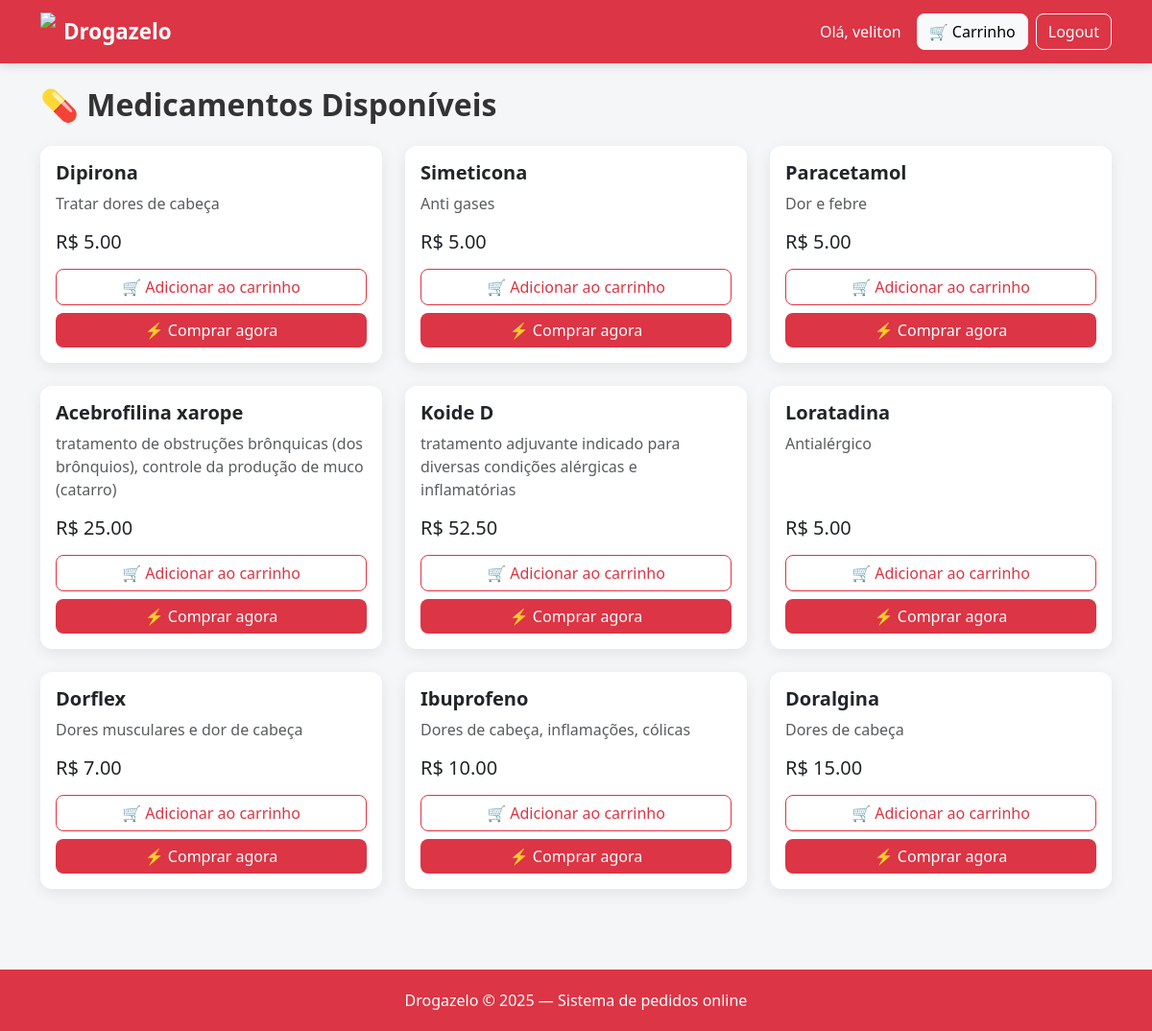
/ (signed in), run on the app's committed database.
### produtos/models.py (models this page shows, shortened)
class Produto(models.Model):
    nome = models.CharField(max_length=100)
    descricao = models.TextField()
    preco = models.DecimalField(max_digits=8, decimal_places=2)
    estoque = models.IntegerField()

### produtos/views.py (the view)
# urls.py: path('', lista_produtos, name='lista_produtos'),
def lista_produtos(request):
    produtos = Produto.objects.all()
    return render(request, 'produtos/lista.html', {
        'produtos': produtos
    })

### templates/produtos/lista.html
{% extends 'base.html' %}
{% block conteudo %}
<h2 class="mb-4">💊 Medicamentos Disponíveis</h2>
<div class="row">
{% for produto in produtos %}
    <div class="col-md-4 mb-4">
        <div class="card h-100">
            <div class="card-body d-flex flex-column">
                <h5 class="card-title">{{ produto.nome }}</h5>
                <p class="card-text text-muted">{{ produto.descricao }}</p>
                <h5 class="mt-auto mb-3">R$ {{ produto.preco }}</h5>
                {% if user.is_authenticated %}
                <div class="d-grid gap-2">
                    <a href="{% url 'carrinho:adicionar' produto.id %}" class="btn btn-outline-danger">
                        🛒 Adicionar ao carrinho
                    </a>
                    <a href="{% url 'carrinho:comprar' produto.id %}" class="btn btn-danger">
                        ⚡ Comprar agora
                    </a>
                </div>
                {% else %}
                    <a href="{% url 'usuarios:login' %}" class="btn btn-secondary mt-2">
                        Faça login para comprar
                    </a>
                {% endif %}
            </div>
        </div>
    </div>
{% endfor %}
</div>
{% endblock %}

### templates/base.html (shortened to what this page needs)
{% load static %}
<!DOCTYPE html>
<html lang="pt-br">
<head>
    <link href="https://cdn.jsdelivr.net/npm/bootstrap@5.3.2/dist/css/bootstrap.min.css" rel="stylesheet">
    <link rel="stylesheet" href="{% static 'css/style.css' %}">
</head>
<body>
<nav class="navbar navbar-expand-lg navbar-dark bg-danger">
  <div class="container">
    <a class="navbar-brand d-flex align-items-center" href="/">
        <img src="{% static 'images/logo.png' %}" height="40" class="me-2">
        Drogazelo
    </a>
    <div class="d-flex align-items-center gap-2">
      {% if user.is_authenticated %}
        <span class="text-white me-2">
            Olá, {{ user.username }}
        </span>
        <a href="{% url 'carrinho:ver' %}" class="btn btn-light">
          🛒 Carrinho
        </a>
        <form action="{% url 'usuarios:logout' %}" method="post">
          <button type="submit" class="btn btn-outline-light">
            Logout
          </button>
        </form>
      {% endif %}
    </div>
  </div>
</nav>
<div class="container mt-4">
    {% block conteudo %}{% endblock %}
</div>
<div class="footer">
    Drogazelo © 2025 — Sistema de pedidos online
</div>
</body>
</html>

### static/css/style.css (style rules this page uses)
body { background-color: #f5f6f8; font-family: 'Segoe UI', Tahoma, Geneva, Verdana, sans-serif; }
.navbar { box-shadow: 0 2px 10px rgba(0,0,0,0.15); }
.navbar-brand { font-weight: bold; font-size: 1.4rem; }
.btn { border-radius: 8px; font-weight: 500; transition: all 0.2s ease-in-out; }
.btn-danger { background-color: #dc3545; border: none; }
.card { border-radius: 12px; border: none; box-shadow: 0 4px 15px rgba(0,0,0,0.08); transition: transform 0.2s ease; }
.card-title { font-weight: bold; }
h2, h4 { font-weight: bold; color: #333; }
.footer { margin-top: 60px; padding: 20px; background-color: #dc3545; color: white; text-align: center; }

### data on the page
Produto: nome "Dipirona", descricao "Tratar dores de cabeça", preco "5.00"
Produto: nome "Simeticona", descricao "Anti gases", preco "5.00"
Produto: nome "Paracetamol", descricao "Dor e febre", preco "5.00"
Produto: nome "Acebrofilina xarope", descricao "tratamento de obstruções brônquicas (dos brônquios), controle da produção de muco (catarro)", preco "25.00"
Produto: nome "Koide D", descricao "tratamento adjuvante indicado para diversas condições alérgicas e inflamatórias", preco "52.50"
Produto: nome "Loratadina", descricao "Antialérgico", preco "5.00"
Produto: nome "Dorflex", descricao "Dores musculares e dor de cabeça", preco "7.00"
Produto: nome "Ibuprofeno", descricao "Dores de cabeça, inflamações, cólicas", preco "10.00"
Produto: nome "Doralgina", descricao "Dores de cabeça", preco "15.00"

### other printed values
{{ user.username }} "veliton"
